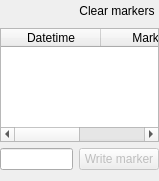
           <widget class="QWidget" name="page_11">
            <property name="geometry">
             <rect>
              <x>0</x>
              <y>0</y>
              <width>159</width>
              <height>181</height>
             </rect>
            </property>
            <attribute name="label">
             <string>Markers</string>
            </attribute>
            <layout class="QGridLayout" name="gridLayout_42">
             <property name="leftMargin">
              <number>0</number>
             </property>
             <property name="topMargin">
              <number>0</number>
             </property>
             <property name="rightMargin">
              <number>0</number>
             </property>
             <item row="0" column="0">
              <layout class="QHBoxLayout" name="horizontalLayout_29">
               <item>
                <spacer name="horizontalSpacer_12">
                 <property name="orientation">
                  <enum>Qt::Horizontal</enum>
                 </property>
                 <property name="sizeHint" stdset="0">
                  <size>
                   <width>40</width>
                   <height>20</height>
                  </size>
                 </property>
                </spacer>
               </item>
               <item>
                <widget class="QPushButton" name="pushButton_remove_markers">
                 <property name="text">
                  <string>Clear markers</string>
                 </property>
                 <property name="icon">
                  <iconset theme="edit-delete">
                   <normaloff>../../../../../../../../../../../../../../../../../../../../../../../../../../../../../../../../../../../../../.designer/backup</normaloff>../../../../../../../../../../../../../../../../../../../../../../../../../../../../../../../../../../../../../.designer/backup</iconset>
                 </property>
                 <property name="iconSize">
                  <size>
                   <width>22</width>
                   <height>22</height>
                  </size>
                 </property>
                 <property name="flat">
                  <bool>true</bool>
                 </property>
                 <property name="class" stdset="0">
                  <string>danger icon_button</string>
                 </property>
                </widget>
               </item>
              </layout>
             </item>
             <item row="1" column="0">
              <widget class="QTableWidget" name="tableWidget_markers">
               <property name="focusPolicy">
                <enum>Qt::NoFocus</enum>
               </property>
               <attribute name="horizontalHeaderStretchLastSection">
                <bool>true</bool>
               </attribute>
               <attribute name="verticalHeaderVisible">
                <bool>false</bool>
               </attribute>
               <column>
                <property name="text">
                 <string>Datetime</string>
                </property>
               </column>
               <column>
                <property name="text">
                 <string>Marker</string>
                </property>
               </column>
              </widget>
             </item>
             <item row="2" column="0">
              <layout class="QHBoxLayout" name="horizontalLayout_22">
               <item>
                <widget class="QLineEdit" name="lineEdit_marker"/>
               </item>
               <item>
                <widget class="QPushButton" name="pushButton_save_marker">
                 <property name="enabled">
                  <bool>false</bool>
                 </property>
                 <property name="text">
                  <string>Write marker</string>
                 </property>
                </widget>
               </item>
              </layout>
             </item>
            </layout>
           </widget>
